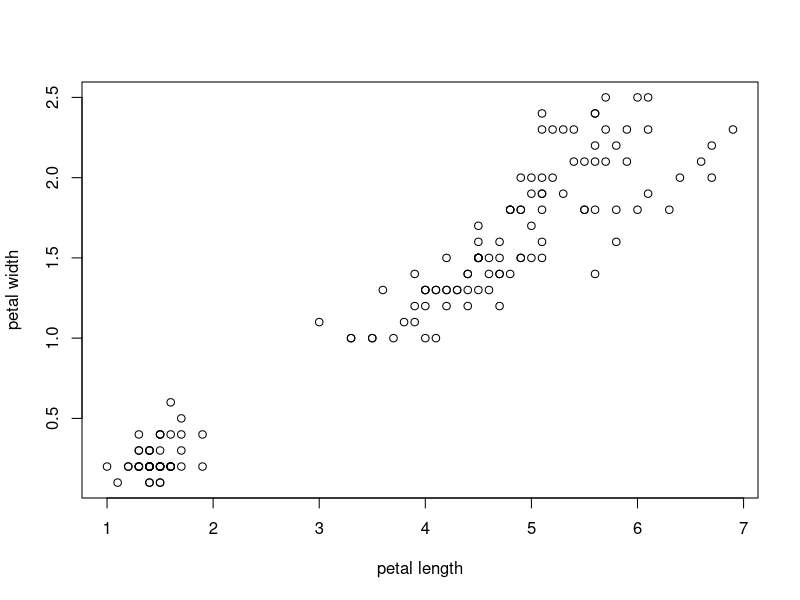
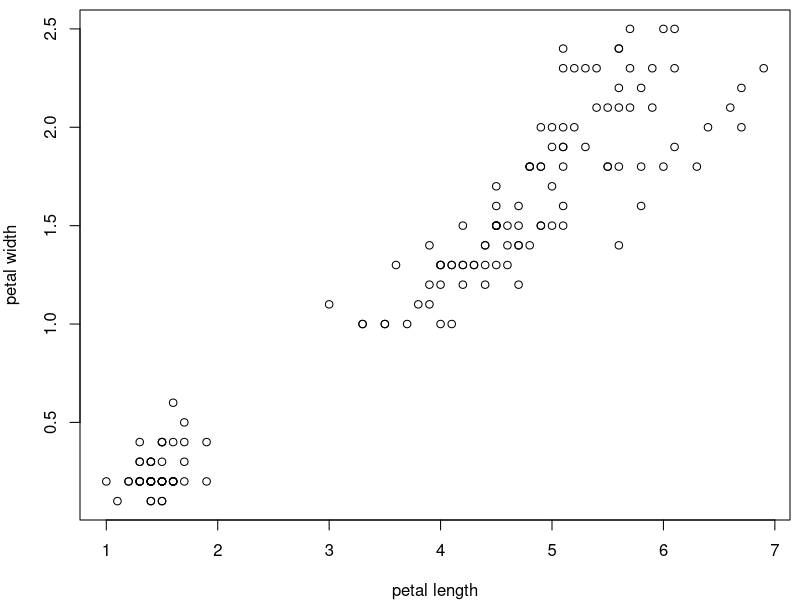
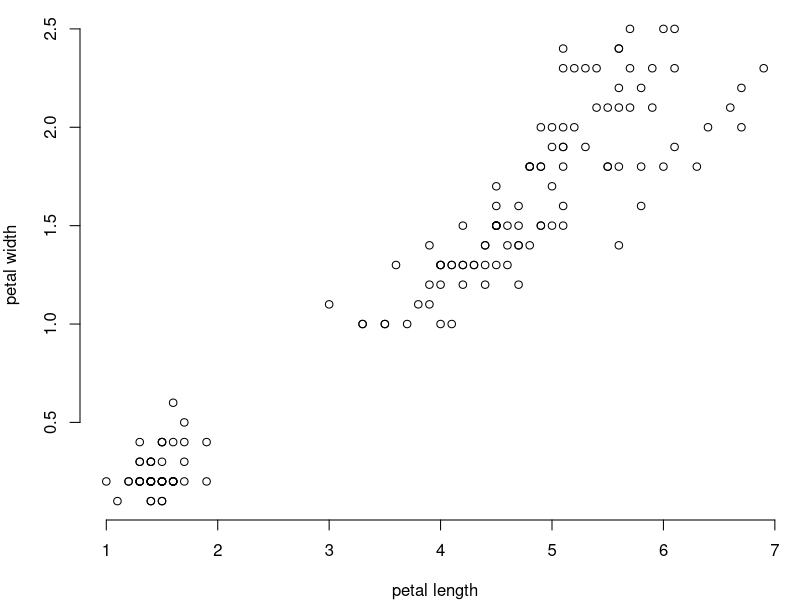
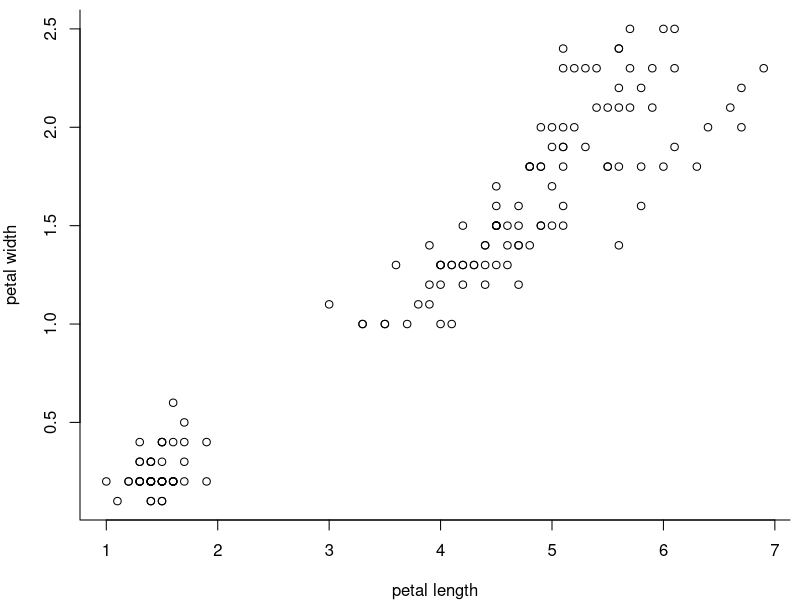
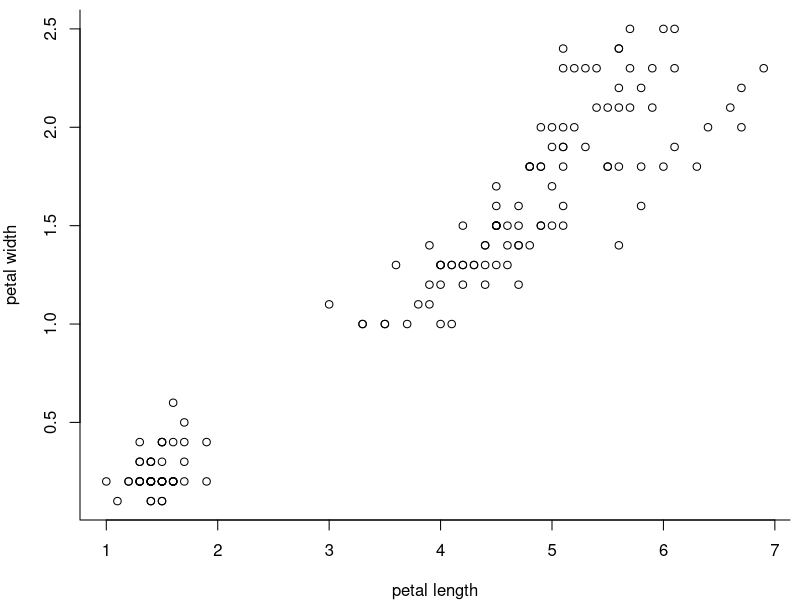
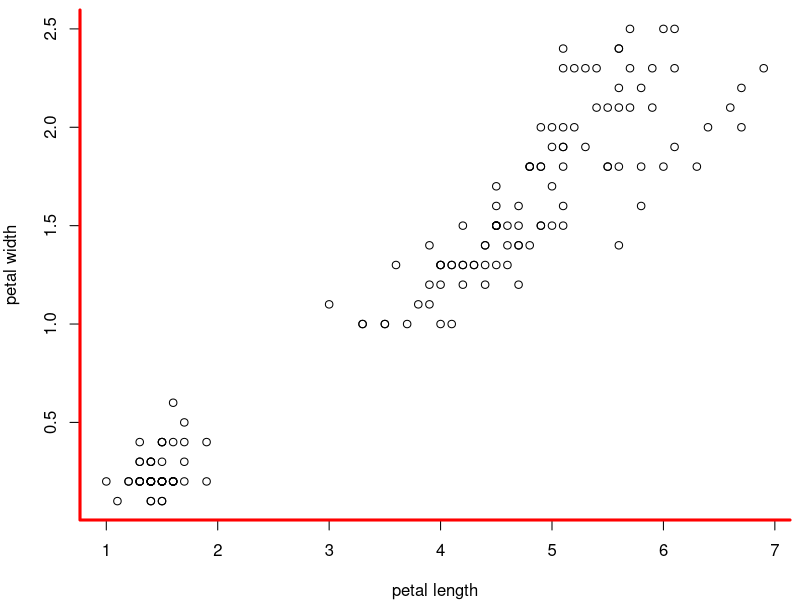
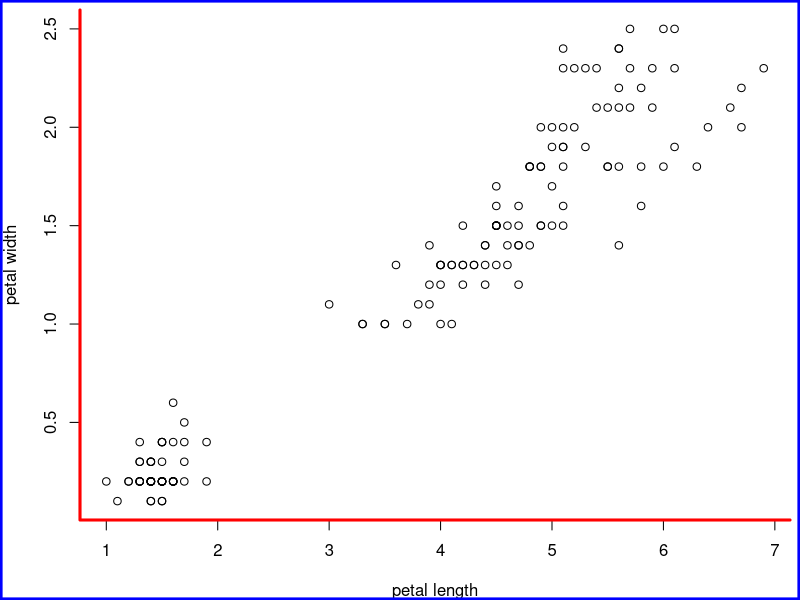
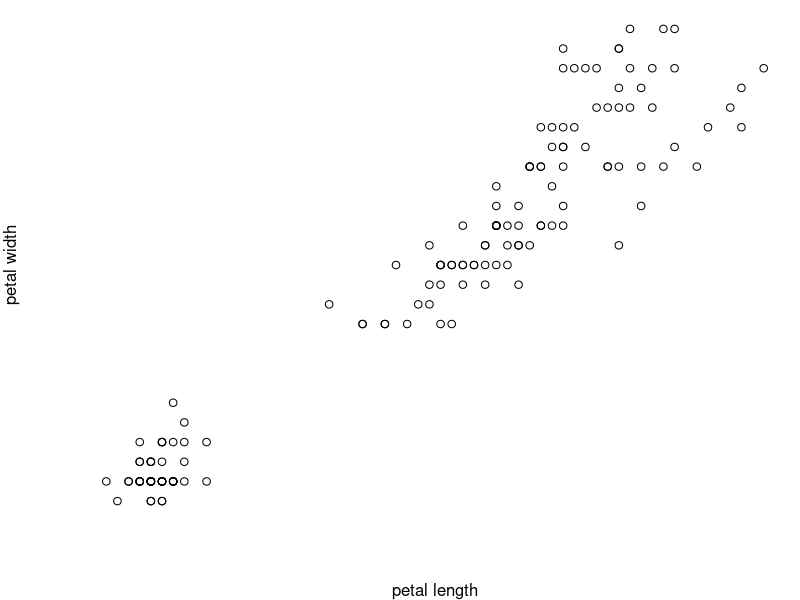

The R source for these figures, in order:
## ---- chunk 1
knitr::opts_chunk$set(echo = TRUE)
## ---- chunk 2
if(!require(RColorBrewer)){
  install.packages("RColorBrewer",repos = "http://cran.us.r-project.org")
  library(RColorBrewer)
}
## ---- chunk 3
data("iris") #import like this is possible for R's inbuilt datasets
head(iris)
summary(iris) #dataset is present in the workspace with the dataset name
## ---- chunk 4
plot(iris$Petal.Length, #x coordinates
     iris$Petal.Width, #y coordinates
        xlab = "petal length",
        ylab = "petal width")
## ---- chunk 5
par(mar=c(4,4,0.5,0.5)) #mar for margin, 1 is bottom, 2 is left, 3 is top, 4 is right
plot(iris$Petal.Length,
     iris$Petal.Width,
        xlab = "petal length",
        ylab = "petal width")
## ---- chunk 6
par(mar=c(4,4,0.5,0.5)) 
plot(iris$Petal.Length,
     iris$Petal.Width,
        xlab = "petal length",
        ylab = "petal width",
     bty = "n") #no box
## ---- chunk 7
par(mar=c(4,4,0.5,0.5)) 
plot(iris$Petal.Length,
     iris$Petal.Width,
        xlab = "petal length",
        ylab = "petal width",
     bty = "l") # L-shaped box (bottom and left) 
## ---- chunk 8
par(mar=c(4,4,0.5,0.5)) 
plot(iris$Petal.Length,
     iris$Petal.Width,
        xlab = "petal length",
        ylab = "petal width",
     bty = "n") # no box here
box("plot",bty="l") #box is plotted here
## ---- chunk 9
par(mar=c(4,4,0.5,0.5)) 
plot(iris$Petal.Length,
     iris$Petal.Width,
        xlab = "petal length",
        ylab = "petal width",
     bty = "n") 
box("plot",bty="l",
    col="red", #red line
    lwd=3) #thick line
## ---- chunk 10
par(mar=c(4,4,0.5,0.5)) 
plot(iris$Petal.Length,
     iris$Petal.Width,
        xlab = "petal length",
        ylab = "petal width",
     bty = "n") 
box("plot",bty="l",
    col="red", 
    lwd=3) 
box("figure",bty="o", #box around the figure
    col="blue",
    lwd=5) #extra fat so we can see it
## ---- chunk 11
par(mar=c(4,4,0.5,0.5)) 
plot(iris$Petal.Length,
     iris$Petal.Width,
     xlab = "petal length",
     ylab = "petal width",
     bty = "n", # no box, so we see the axes
     axes=F) #no axes
## ---- chunk 12
par(mar=c(4,4,0.5,0.5)) 
plot(iris$Petal.Length,
     iris$Petal.Width,
     xlab = "petal length",
     ylab = "petal width",
     bty = "n", # no box, so we see the axes
     xaxt="n") #no x-axis (yaxt = "n" would suppress the y axis)
## ---- chunk 13
par(mar=c(3.2,3.2,0.5,0.5),
    mgp=c(2,0.5,0), #distance of axis label, axis values, and axis position to plot
    tcl=-0.3) #tick length (- indicates that it goes into the margin)
plot(iris$Petal.Length,
     iris$Petal.Width,
     xlab = "petal length",
     ylab = "petal width",
     bty = "l") 
## ---- chunk 14
par(mar=c(2,2,0.5,0.5),
    mgp=c(1,0,0), #distance of axis label, axis values, and axis position to plot
    tcl=0.4) #tick length goes into the plot
plot(iris$Petal.Length,
     iris$Petal.Width,
     xlab = "petal length",
     ylab = "petal width",
     bty = "o") 
## ---- chunk 15
par(mar=c(3.2,3.2,0.5,0.5),
    mgp=c(2,0.5,0),
    tcl=-0.3)
plot(iris$Petal.Length,
     iris$Petal.Width,
     xlab = "petal length",
     ylab = "petal width",
     bty = "l", 
     las = 1) # all letters horizontal (2 would be orthogonal to the axes)
## ---- chunk 16
par(mar=c(3,3,0.5,0.5),
    mgp=c(1.7,0.5,0),
    tcl=-0.3)
plot(iris$Petal.Length,
     iris$Petal.Width,
     xlab = "petal length",
     ylab = "petal width",
     bty = "l", 
     las = 1,
     cex.axis = 0.8) #size (1 is normal)
## ---- chunk 17
par(mar=c(3,3,0.5,0.5),
    mgp=c(1.7,0.5,0),
    tcl=-0.3)
plot(iris$Petal.Length,
     iris$Petal.Width,
     xlab = "petal length",
     ylab = "petal width",
     bty = "l", 
     las = 1,
     cex.axis = 0.8,
     font = 3)  # 1 is normal, 2 is fat
## ---- chunk 18
par(mar=c(3,3,0.5,0.5),
    mgp=c(1.7,0.2,0),
    tcl=-0.3)
plot(iris$Petal.Length,
     iris$Petal.Width,
     xlab = "petal length",
     ylab = "petal width",
     axes = F) #no axis 
axis(1, #x axis
     cex.axis = 0.8,
     font = 3,
     col.ticks ="blue",
     col.axis = "blue")
axis(2, #y axis
     cex.axis = 0.8,
     las = 1,
     font = 2,
     col.ticks ="red",
     col.axis = "red",
     mgp = c(1.7,0.5,0))
box("plot",bty="l")
## ---- chunk 19
par(mar=c(3,3,0.5,0.5),
    mgp=c(1.7,0.4,0),
    tcl=-0.3,
    cex.axis = 0.8)
plot(iris$Petal.Length,
     iris$Petal.Width,
     xlab = "petal length [mm]",
     ylab = "petal width [cm]",
     xaxt = "n", #no x-axis 
     bty="l",
     las=1)
axis(1, #x axis
     at = 1:7, #same values as before
     labels = 1:7 * 10) # values times 10
## ---- chunk 20
par(mar=c(3,3,0.5,0.5),
    mgp=c(1.7,0.4,0),
    tcl=-0.3,
    cex.axis = 0.8)
plot(iris$Petal.Length,
     iris$Petal.Width,
     xlab = "petal length",
     ylab = "petal width",
     xaxt = "n", #no x-axis 
     las=1,
     bty="l")
axis(1, #x axis
     at = 1:7, #same values as before
     labels = -7:-1) # bullshit values
## ---- chunk 21
par(mar=c(3,3,0.5,0.5),
    mgp=c(1.7,0.4,0),
    tcl=-0.3,
    cex.axis = 0.8)
plot(iris$Petal.Length,
     iris$Petal.Width,
     xlab = "petal length",
     ylab = "petal width",
     las=1,
     font.lab = 2,
     bty="l")
## ---- chunk 22
par(mar=c(2.4,3,0.5,0.5),
    mgp=c(1.7,0.4,0),
    tcl=-0.3,
    cex.axis = 0.8)
plot(iris$Petal.Length,
     iris$Petal.Width,
     ann = F, #no axis labels/annotions
     las=1,
     bty="l")
mtext("petal length", #text
      1, #side (bottom)
      1.2, #distance from plot
      font = 2, #font
      col = "darkgreen", #colour
      adj = 1) #position along the axis (0-1)
mtext("petal width", #text
      2, #side (left)
      1.9, #distance from plot
      font = 1, #font
      col = "blue", #colour
      adj = 0.8) #position along the axis (0-1)
## ---- chunk 23
par(mar=c(3.4,3.4,0.5,0.5),
    mgp=c(1.7,0.4,0),
    tcl=-0.3,
    cex.axis = 0.8)
plot(iris$Petal.Length,
     iris$Petal.Width,
     ann = F, #no axis labels/annotions
     las=1,
     bty="l")
mtext("petal length", #text
      1, #side (bottom)
      2.2, #distance from plot
      font = 2) #font
mtext("short", #text
      1, #side (bottom)
      1.2, #distance from plot
      adj = 0.1) #position 
mtext("long", #text
      1, #side (bottom)
      1.2, #distance from plot
      adj = 0.9) #position 
mtext("petal width", #text
      2, #side (left)
      2, #distance from plot
      font = 2) #font
## ---- chunk 24
par(mar=c(3,3,0.5,0.5),
    mgp=c(1.7,0.4,0),
    tcl=-0.3,
    cex.axis = 0.8)
plot(iris$Petal.Length,
     iris$Petal.Width,
     xlab = expression(paste("petal length [", 10^4, " ", mu ,"m]")),
     ylab = expression(paste("petal width [", 10^4, " ", mu ,"m]")),
     las=1,
     bty="l")
## ---- chunk 25
par(mar=c(3,3,0.5,0.5),
    mgp=c(1.7,0.4,0),
    tcl=-0.3,
    cex.axis = 0.8)
plot(iris$Petal.Length,
     iris$Petal.Width,
     xlab = "petal length",
     ylab = "petal width",
     log = "xy", #both axes logarithmic, you can chose x or y to have only one transformed
     las=1,
     bty="l")
## ---- chunk 26
par(mar=c(3,3,0.5,0.5),
    mgp=c(1.7,0.4,0),
    tcl=-0.3,
    cex.axis = 0.8)
plot(iris$Petal.Length,
     iris$Petal.Width,
     xlab = "petal length",
     ylab = "petal width",
     log = "xy", 
     xlim = c(0.1,10), #lower and upper end for x axis
     ylim = c(0.1,10), #lower and upper end for y axis
     las=1,
     bty="l")
## ---- chunk 27
par(mar=c(3,3,0.5,0.5),
    mgp=c(1.7,0.4,0),
    tcl=-0.3,
    cex.axis = 0.8)
plot(iris$Petal.Length,
     iris$Petal.Width,
     xlab = "petal length",
     ylab = "petal width",
     xlim = c(0.1,2), #lower and upper end for x axis, cutting off points
     ylim = c(0.1,2), #lower and upper end for y axis
     las=1,
     bty="l")
## ---- chunk 28
par(mar=c(3,3,0.5,0.5),
    mgp=c(1.7,0.5,0),
    tcl=-0.3)
plot(iris$Petal.Length,
     iris$Petal.Width,
     xlab = "petal length",
     ylab = "petal width",
     pch = 16, #see ?points for all shapes, e.g. 0 is an open square, 2,6,17 are triangles, 3,4 are crosses, 8 is a star
     bty = "l", 
     las = 1,
     cex.axis = 0.8) 
## ---- chunk 29
par(mar=c(3,3,0.5,0.5),
    mgp=c(1.7,0.5,0),
    tcl=-0.3)
plot(iris$Petal.Length,
     iris$Petal.Width,
     xlab = "petal length",
     ylab = "petal width",
     pch = 1:25, #all shapes
     bty = "l", 
     las = 1,
     cex.axis = 0.8) 
## ---- chunk 30
par(mar=c(3,3,0.5,0.5),
    mgp=c(1.7,0.5,0),
    tcl=-0.3)
plot(iris$Petal.Length,
     iris$Petal.Width,
     xlab = "petal length",
     ylab = "petal width",
     pch = c(15:17)[as.numeric(as.factor(iris$Species))], #three shapes, subsetted by species
     bty = "l", 
     las = 1,
     cex.axis = 0.8) 
## ---- chunk 31
par(mar=c(3,3,0.5,0.5),
    mgp=c(1.7,0.5,0),
    tcl=-0.3)
plot(iris$Petal.Length,
     iris$Petal.Width,
     xlab = "petal length",
     ylab = "petal width",
     pch = 16,
     col = c("blue","pink","orange")[as.numeric(as.factor(iris$Species))], #three colours, subsetted by species
     bty = "l", 
     las = 1,
     cex.axis = 0.8) 
## ---- chunk 32
par(mar=c(3,3,0.5,0.5),
    mgp=c(1.7,0.5,0),
    tcl=-0.3)
plot(iris$Petal.Length,
     iris$Petal.Width,
     xlab = "petal length",
     ylab = "petal width",
     pch = 16,
     col = brewer.pal(3,"Dark2")[as.numeric(as.factor(iris$Species))], #three colours from a palette
     bty = "l", 
     las = 1,
     cex.axis = 0.8) 
## ---- chunk 33
par(mar=c(3,3,0.5,0.5),
    mgp=c(1.7,0.5,0),
    tcl=-0.3)
plot(iris$Petal.Length,
     iris$Petal.Width,
     xlab = "petal length",
     ylab = "petal width",
     pch = 16,
     col = brewer.pal(9,"YlGnBu")[cut(iris$Petal.Width,9)], #nine colours by petal width
     bty = "l", 
     las = 1,
     cex.axis = 0.8) 
## ---- chunk 34
par(mar=c(3,3,0.5,0.5),
    mgp=c(1.7,0.5,0),
    tcl=-0.3)
plot(iris$Petal.Length,
     iris$Petal.Width,
     xlab = "petal length",
     ylab = "petal width",
     pch = 16,
     col = colorRampPalette(brewer.pal(9,"YlGnBu"))(256)[cut(iris$Petal.Width,256)], #256 colours
     bty = "l", 
     las = 1,
     cex.axis = 0.8) 
## ---- chunk 35
par(mar=c(3,3,0.5,0.5),
    mgp=c(1.7,0.5,0),
    tcl=-0.3)
plot(iris$Petal.Length,
     iris$Petal.Width,
     xlab = "petal length",
     ylab = "petal width",
     pch = 16,
     col = "red",
     cex = 2, #bigger symbols
     bty = "l", 
     las = 1,
     cex.axis = 0.8) 
## ---- chunk 36
par(mar=c(3,3,0.5,0.5),
    mgp=c(1.7,0.5,0),
    tcl=-0.3)
plot(iris$Petal.Length,
     iris$Petal.Width,
     xlab = "petal length",
     ylab = "petal width",
     pch = 16,
     col = "red",
     cex = as.numeric(as.factor(iris$Species))/2, #point size by species
     bty = "l", 
     las = 1,
     cex.axis = 0.8) 
## ---- chunk 37
par(mar=c(3,3,0.5,0.5),
    mgp=c(1.7,0.5,0),
    tcl=-0.3)
plot(iris$Petal.Length,
     iris$Petal.Width,
     xlab = "petal length",
     ylab = "petal width",
     pch = 16,
     col = "red",
     cex = sqrt(iris$Petal.Length)/2, #point size by petal length
     bty = "l", 
     las = 1,
     cex.axis = 0.8) 
## ---- chunk 38
par(mar=c(3,3,0.5,0.5),
    mgp=c(1.7,0.5,0),
    tcl=-0.3)
plot(iris$Petal.Length,
     iris$Petal.Width,
     xlab = "petal length",
     ylab = "petal width",
     pch = 16,
     cex = sqrt(iris$Petal.Length)/4, #point size by petal length
     bty = "l", 
     las = 1,
     cex.axis = 0.8) 
points(iris$Petal.Length,
     iris$Petal.Width,
     pch = 1,
     col = "green",
     cex = iris$Petal.Length^2/8, #point size by petal length
     bty = "l", 
     las = 1,
     cex.axis = 0.8) 
## ---- chunk 39
par(mar=c(3,3,0.5,0.5),
    mgp=c(1.7,0.5,0),
    tcl=-0.3)
plot(iris$Petal.Length,
     iris$Petal.Width,
     xlab = "petal length",
     ylab = "petal width",
     type = "n", #nothing plotted
     bty = "l", 
     las = 1,
     cex.axis = 0.8) 
## ---- chunk 40
par(mar=c(3,3,0.5,0.5),
    mgp=c(1.7,0.5,0),
    tcl=-0.3)
plot(iris$Petal.Length,
     iris$Petal.Width,
     xlab = "petal length",
     ylab = "petal width",
     type = "n", #nothing plotted
     bty = "l", 
     las = 1,
     cex.axis = 0.8) 
for(p in 1:nrow(iris)){
  points(iris$Petal.Length[p],
     iris$Petal.Width[p],
     pch = sample(1:25,1), #random symbol
     cex = rnorm(1,1,1), #random size
     col = rgb(runif(1),runif(1),runif(1))) #random RGB colour
}
## ---- chunk 41
par(mar=c(3,3,0.5,0.5),
    mgp=c(1.7,0.5,0),
    tcl=-0.3)
plot(iris$Petal.Length,
     iris$Petal.Width,
     xlab = "petal length",
     ylab = "petal width",
     pch = 16,
     col = brewer.pal(3,"Dark2")[as.numeric(as.factor(iris$Species))], #three colours from a palette
     bty = "l", 
     las = 1,
     cex.axis = 0.8) 
legend("topleft", #position - there's also e.g. "bottom" or "right"
       legend = levels(as.factor(iris$Species)), #if you use the factors as in the plot, the names are correct
       col = brewer.pal(3,"Dark2"), #colours
       pch = 16, #symbol
       title = "species", #you can have a title
       cex = 0.8, # smaller text and symbols
       bty = "n") #I like to not have a box around
## ---- chunk 42
par(mar=c(3,3,0.5,0.5),
    mgp=c(1.7,0.5,0),
    tcl=-0.3)
plot(iris$Petal.Length,
     iris$Petal.Width,
     xlab = "petal length",
     ylab = "petal width",
     pch = 16,
     col = brewer.pal(3,"Dark2")[as.numeric(as.factor(iris$Species))], #three colours from a palette
     bty = "l", 
     las = 1,
     cex.axis = 0.8) 
legend("topleft", #position - there's also e.g. "bottom" or "right"
       legend = c("versicolor","setosa","virginica"), #wrong names
       col = c("grey",brewer.pal(3,"Dark2")), # an extra colour?
       pch = 17, # not our symbol
       fill= "grey90", #weird grey boxes
       border = NA,
       title = "wrong legend", 
       cex = 0.8, 
       bty = "n") 
## ---- chunk 43
par(mar=c(3,3,0.5,0.5),
    mgp=c(1.7,0.5,0),
    tcl=-0.3)
plot(iris$Petal.Length,
     iris$Petal.Width,
     xlab = "petal length",
     ylab = "petal width",
     type = "h", #vertical lines
     col = brewer.pal(3,"Dark2")[as.numeric(as.factor(iris$Species))], 
     bty = "l", 
     las = 1,
     cex.axis = 0.8) 
## ---- chunk 44
par(mar=c(3,3,0.5,0.5),
    mgp=c(1.7,0.5,0),
    tcl=-0.3)
plot(iris$Petal.Length,
     iris$Petal.Width,
     xlab = "petal length",
     ylab = "petal width",
     type = "l", # lines
     bty = "l", 
     las = 1,
     cex.axis = 0.8) 
## ---- chunk 45
par(mar=c(3,3,0.5,0.5),
    mgp=c(1.7,0.5,0),
    tcl=-0.3)
plot(iris$Petal.Length[order(iris$Petal.Length,iris$Petal.Width)],
     iris$Petal.Width[order(iris$Petal.Length,iris$Petal.Width)], #both coordinates ordered first by x then y
     xlab = "petal length",
     ylab = "petal width",
     type = "l", # lines
     bty = "l", 
     las = 1,
     cex.axis = 0.8) 
## ---- chunk 46
par(mar=c(3,3,0.5,0.5),
    mgp=c(1.7,0.5,0),
    tcl=-0.3)
plot(iris$Petal.Length[order(iris$Petal.Length,iris$Petal.Width)],
     iris$Petal.Width[order(iris$Petal.Length,iris$Petal.Width)], #both coordinates ordered first by x then y
     xlab = "petal length",
     ylab = "petal width",
     type = "o", # lines and points
     pch = 16, #filled circles
     lty = 3, #dash line
     col = brewer.pal(3,"Dark2")[as.numeric(as.factor(iris$Species))[order(iris$Petal.Length,iris$Petal.Width)]], #color (lines take the first, hm)
     bty = "l", 
     las = 1,
     cex.axis = 0.8) 
## ---- chunk 47
par(mar=c(3,3,0.5,0.5),
    mgp=c(1.7,0.5,0),
    tcl=-0.3)
plot(iris$Petal.Length,
     iris$Petal.Width, #no sorting necessary
     xlab = "petal length",
     ylab = "petal width",
     type = "p", # back to points
     pch = 16, 
     col = brewer.pal(3,"Dark2")[as.numeric(as.factor(iris$Species))], 
     bty = "l", 
     las = 1,
     cex.axis = 0.8) 
#center points:
iris_centers <- aggregate(iris[,1:4],list(iris$Species),mean) #mean value per species
points(iris_centers$Petal.Length, #center points
       iris_centers$Petal.Width,
       col = brewer.pal(3,"Dark2"),  # coloured as above
       pch = 1, #open circle
       cex = 1.5)  #bit bigger
for(i in 1:nrow(iris)){ #one line per point from center
  currSpec <- iris$Species[i] #species of this point
  lines(x = c(iris_centers$Petal.Length[iris_centers$Group.1 == currSpec], #x coordinate of center
              iris$Petal.Length[i]), #x coordinate of point
        y = c(iris_centers$Petal.Width[iris_centers$Group.1 == currSpec], #y coordinate of center
              iris$Petal.Width[i]), #y coordinate of point
        lty = 2, #dashed line
        lwd = 0.6, #thinner
        col = brewer.pal(3,"Dark2")[which(levels(as.factor(iris$Species))==currSpec)]) #appropriate color
}
## ---- chunk 48
par(mar=c(3,3,0.5,0.5),
    mgp=c(1.7,0.5,0),
    tcl=-0.3)
plot(iris$Petal.Length,
     iris$Petal.Width, #no sorting necessary
     xlab = "petal length",
     ylab = "petal width",
     type = "p", # back to points
     pch = 16, 
     col = brewer.pal(3,"Dark2")[as.numeric(as.factor(iris$Species))], 
     bty = "l", 
     las = 1,
     cex.axis = 0.8) 
#text at center points:
text(iris_centers$Petal.Length, #center points
     iris_centers$Petal.Width,
     col = brewer.pal(3,"Dark2"),  # coloured as above
     font = 4, #bold italic
     labels = iris_centers$Group.1, #species names
     cex = 1.5)  #bit bigger
## ---- chunk 49
par(mar=c(3,3,0.5,0.5),
    mgp=c(1.7,0.5,0),
    tcl=-0.3)
plot(iris$Petal.Length,
     iris$Petal.Width, #no sorting necessary
     xlab = "petal length",
     ylab = "petal width",
     type = "p", # back to points
     pch = 16, 
     col = brewer.pal(3,"Dark2")[as.numeric(as.factor(iris$Species))], 
     bty = "l", 
     las = 1,
     cex.axis = 0.8,
     xlim = c(0,7), #give both axes the same range
     ylim = c(0,7))  #give both axes the same range
abline(a=0, #diagonal, cutting y at 0
       b=1, #diagonal, 45 degrees
       lty=3)
## ---- chunk 50
par(mar=c(3,3,0.5,0.5),
    mgp=c(1.7,0.5,0),
    tcl=-0.3)
plot(iris$Petal.Length,
     iris$Petal.Width, #no sorting necessary
     xlab = "petal length",
     ylab = "petal width",
     type = "p", # back to points
     pch = 16, 
     col = c("red","grey20")[1+as.numeric(iris$Petal.Width>1.2)], #colour changes at 1.2
     bty = "l", 
     las = 1,
     cex.axis = 0.8)  #give both axes the same range
abline(h=1.2, # horizontal line at 1 
       lty=3)
## ---- chunk 51
par(mar=c(3,3,0.5,0.5),
    mgp=c(1.7,0.5,0),
    tcl=-0.3)
plot(iris$Petal.Length,
     iris$Petal.Width, #no sorting necessary
     xlab = "petal length",
     ylab = "petal width",
     type = "p", # back to points
     pch = 16, 
     col = brewer.pal(3,"Dark2")[as.numeric(as.factor(iris$Species))], 
     bty = "l", 
     las = 1,
     cex.axis = 0.8) 
#linear trend for all points:
abline(lm(iris$Petal.Width ~ iris$Petal.Length), #linear model
      col = "grey30",
      lwd = 2)
## ---- chunk 52
par(mar=c(3,3,0.5,0.5),
    mgp=c(1.7,0.5,0),
    tcl=-0.3)
plot(iris$Petal.Length,
     iris$Petal.Width, 
     xlab = "petal length",
     ylab = "petal width",
     type = "p", 
     xlim = c(0,8), #a bit bigger part of the axes to see the difference to abline
     ylim = c(0,3),
     xaxs = "i", #no negative parts on the axis
     yaxs = "i", #no negative parts on the axis
     pch = 16, 
     col = brewer.pal(3,"Dark2")[as.numeric(as.factor(iris$Species))], 
     bty = "l", 
     las = 1,
     cex.axis = 0.8) 
# points to predict:
new <- data.frame(Petal.Length=seq(min(iris$Petal.Length),
                                   max(iris$Petal.Length),
                                   length.out = 100))
#linear trend for all points:
lines(new$Petal.Length,
      predict(lm(Petal.Width ~ Petal.Length, data=iris), #linear model
              newdata = new,
              se.fit=T,
              interval = "prediction")$fit[,1],
      col = "grey30",
      lwd = 2)
